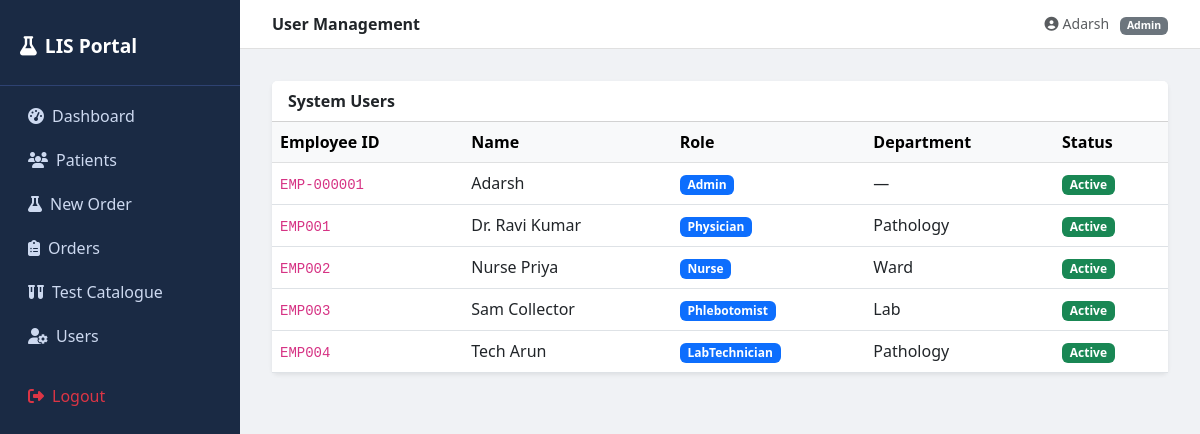
The page /management/users/ (signed in) on the database its author committed.
### accounts/models.py (models this page shows, shortened)
class UserProfile(models.Model):
    ROLE_CHOICES = [
        ('Admin', 'Admin'),
        ('Physician', 'Physician'),
        ('Nurse', 'Nurse'),
        ('Phlebotomist', 'Phlebotomist'),
        ('LabTechnician', 'Lab Technician'),
    ]
    STATUS_CHOICES = [
        ('Active', 'Active'),
        ('Inactive', 'Inactive'),
        ('Locked', 'Locked'),
    ]
    user = models.OneToOneField(User, on_delete=models.CASCADE, related_name='profile')
    employee_id = models.CharField(max_length=20, unique=True)
    full_name = models.CharField(max_length=150)
    role = models.CharField(max_length=50, choices=ROLE_CHOICES)
    designation = models.CharField(max_length=80)
    department = models.CharField(max_length=80, blank=True, null=True)
    phone = models.CharField(max_length=20, blank=True, null=True)
    status = models.CharField(max_length=10, choices=STATUS_CHOICES, default='Active')
    created_at = models.DateTimeField(auto_now_add=True)
    updated_at = models.DateTimeField(auto_now=True)
    class Meta:
        db_table = 'user_master'
        verbose_name = 'User Profile'

### accounts/frontend_views.py (the view)
# urls.py: path('management/users/', frontend_views.user_management, name='user_management'),
@login_required
@role_required('Admin')
def user_management(request):
    users = UserProfile.objects.select_related('user').all()
    access_rules = UserAccessMaster.objects.all()
    return render(request, 'user_management.html', {'users': users, 'access_rules': access_rules})

### templates/user_management.html (shortened to what this page needs)
{% extends 'base.html' %}
{% block page_title %}User Management{% endblock %}
{% block content %}
<div class="card border-0 shadow-sm mb-4">
  <div class="card-header bg-white fw-semibold">System Users</div>
  <div class="table-responsive">
    <table class="table table-hover mb-0">
      <thead class="table-light">
        <tr><th>Employee ID</th><th>Name</th><th>Role</th><th>Department</th><th>Status</th></tr>
      </thead>
      <tbody>
        {% for u in users %}
        <tr>
          <td><code>{{ u.employee_id }}</code></td>
          <td>{{ u.full_name }}</td>
          <td><span class="badge bg-primary">{{ u.role }}</span></td>
          <td>{{ u.department|default:"—" }}</td>
          <td><span class="badge {% if u.status == 'Active' %}bg-success{% else %}bg-secondary{% endif %}">{{ u.status }}</span></td>
        </tr>
        {% endfor %}
      </tbody>
    </table>
  </div>
</div>
{% endblock %}

### templates/base.html (shortened to what this page needs)
<!DOCTYPE html>
<html lang="en">
<head>
  <link href="https://cdn.jsdelivr.net/npm/bootstrap@5.3.0/dist/css/bootstrap.min.css" rel="stylesheet"/>
  <link href="https://cdnjs.cloudflare.com/ajax/libs/font-awesome/6.4.0/css/all.min.css" rel="stylesheet"/>
</head>
<body>
{% if user.is_authenticated %}
  <nav class="sidebar">
    <div class="brand"><i class="fas fa-flask me-2"></i>LIS Portal</div>
    <ul class="nav flex-column mt-2">
      <li class="nav-item"><a class="nav-link" href="{% url 'dashboard' %}"><i class="fas fa-tachometer-alt me-2"></i>Dashboard</a></li>
      {% with role=user.profile.role %}
      {% if role == 'Admin' or role == 'Physician' or role == 'Nurse' %}
      <li class="nav-item"><a class="nav-link" href="{% url 'patient_list' %}"><i class="fas fa-users me-2"></i>Patients</a></li>
      <li class="nav-item"><a class="nav-link" href="{% url 'order_entry' %}"><i class="fas fa-flask me-2"></i>New Order</a></li>
      {% endif %}
      {% if role == 'Admin' %}
      <li class="nav-item"><a class="nav-link" href="{% url 'order_list' %}"><i class="fas fa-clipboard-list me-2"></i>Orders</a></li>
      <li class="nav-item"><a class="nav-link" href="{% url 'test_management' %}"><i class="fas fa-vials me-2"></i>Test Catalogue</a></li>
      <li class="nav-item"><a class="nav-link" href="{% url 'user_management' %}"><i class="fas fa-user-cog me-2"></i>Users</a></li>
      {% endif %}
      {% endwith %}
      <li class="nav-item mt-3"><a class="nav-link text-danger" href="{% url 'logout' %}"><i class="fas fa-sign-out-alt me-2"></i>Logout</a></li>
    </ul>
  </nav>
  <div class="topbar">
    <span class="fw-semibold">{% block page_title %}Dashboard{% endblock %}</span>
    <span class="text-muted small">
      <i class="fas fa-user-circle me-1"></i>{{ user.profile.full_name }} &nbsp;
      <span class="badge bg-secondary">{{ user.profile.role }}</span>
    </span>
  </div>
{% endif %}
  <div class="{% if user.is_authenticated %}main-content{% else %}container mt-5{% endif %}">
    {% block content %}{% endblock %}
  </div>
</body>
</html>

### templates/base.html (style rules this page uses)
body { background: #f0f2f5; }
.sidebar { min-height: 100vh; background: #1a2a44; color: #cdd9f0; width: 240px; position: fixed; top: 0; left: 0; padding-top: 1rem; z-index: 100; }
.sidebar .nav-link { color: #cdd9f0; padding: .5rem 1.25rem; border-radius: 6px; margin: 2px 8px; }
.sidebar .brand { font-size: 1.2rem; font-weight: 700; color: #fff; padding: 1rem 1.25rem 1.5rem; border-bottom: 1px solid #2e4272; }
.main-content { margin-left: 240px; padding: 2rem; }
.topbar { background: #fff; border-bottom: 1px solid #e0e0e0; padding: .75rem 2rem; display: flex; justify-content: space-between; align-items: center; margin-left: 240px; position: sticky; top: 0; z-index: 99; }

### rows shown on the page
UserProfile: employee_id "EMP-000001", full_name "Adarsh", role "Admin", department "—", status "Active"
UserProfile: employee_id "EMP001", full_name "Dr. Ravi Kumar", role "Physician", department "Pathology", status "Active"
UserProfile: employee_id "EMP002", full_name "Nurse Priya", role "Nurse", department "Ward", status "Active"
UserProfile: employee_id "EMP003", full_name "Sam Collector", role "Phlebotomist", department "Lab", status "Active"
UserProfile: employee_id "EMP004", full_name "Tech Arun", role "LabTechnician", department "Pathology", status "Active"

### other values the page prints
{{ user.profile.full_name }} "Adarsh"
{{ user.profile.role }} "Admin"
